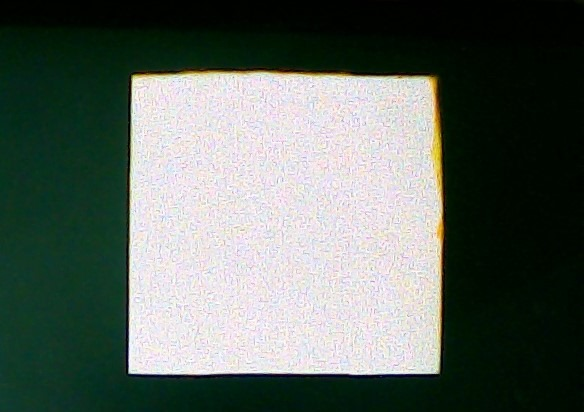
%> input picture box1.jpg, 584 x 412 px
$ octave asdasd.m   (GNU Octave 9; MATLAB toolbox functions it lacks are replaced by stand-ins)
%> lines starting %> are read from the running program, lines starting %| are printed output that depends on the picture; in (x1, y1, x2, y2) boxes, pixels count from 0 and x2, y2 are one past the last pixel; in counts of white or black regions, pixels touching at a corner belong together; the program's own positions count from 1
clear all
close all
clc
input = imread(uigetfile('*.jpg'));
%> the answer given: box1.jpg
%> input is the input picture: size 412x584x3 uint8; mean R, G, B 93.8, 103.3, 96.1
lab_inp = rgb2lab(input);
%> lab_inp: size 412x584x3 double; mean of channels 1, 2, 3 40, -4.7, 3
ab = lab_inp(:,:,2:3);
ab = im2single(ab);
nColors = 3;
pixel_labels = imsegkmeans(ab,nColors,'NumAttempts',3);
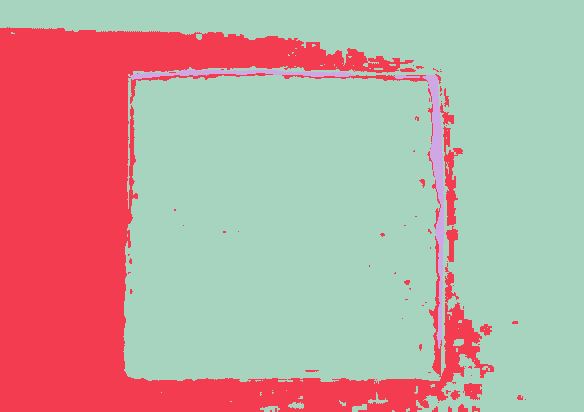
%> pixel_labels: size 412x584 uint8; 3 distinct labels, from 1 to 3; one colour per label, 0 black
mask1 = pixel_labels==1;
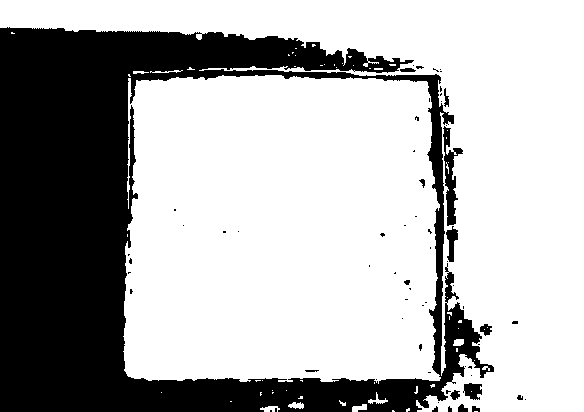
%> mask1: size 412x584 logical; 68.9% white; 64 black regions (49 under 20 px), largest, box (x1, y1, x2, y2) and area: (0, 27, 494, 412) 72808, (443, 126, 463, 226) 787, (446, 226, 458, 262) 236
output = input .* uint8(mask1);
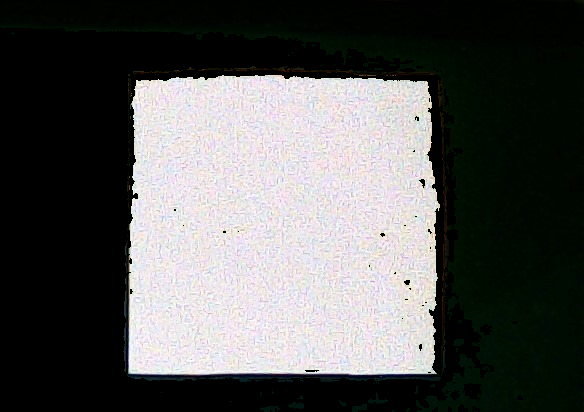
%> output: size 412x584x3 uint8; mean R, G, B 87.5, 87.9, 86.6
figure,imshow(output)
mask2 = pixel_labels==2;
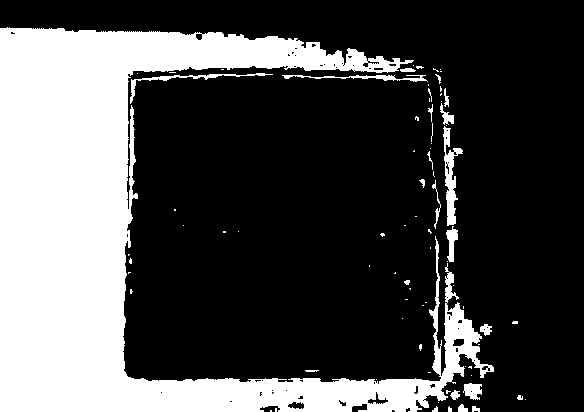
%> mask2: size 412x584 logical; 29.9% white; 80 white regions (58 under 20 px), largest, box (x1, y1, x2, y2) and area: (0, 27, 494, 412) 68883, (443, 126, 463, 226) 787, (130, 73, 273, 104) 416
output2 = input .* uint8(mask2);
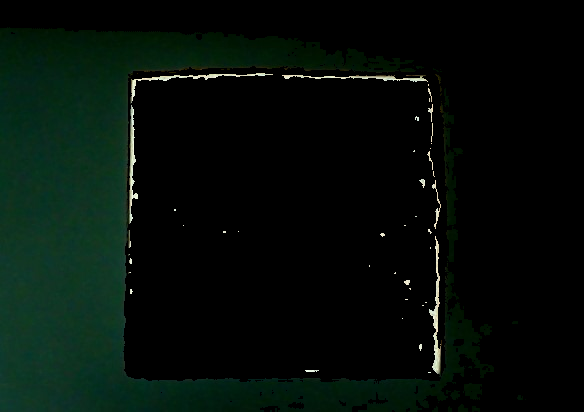
%> output2: size 412x584x3 uint8; mean R, G, B 4.4, 13.8, 8.6
figure,imshow(output2)

$ run again, on box3.jpg
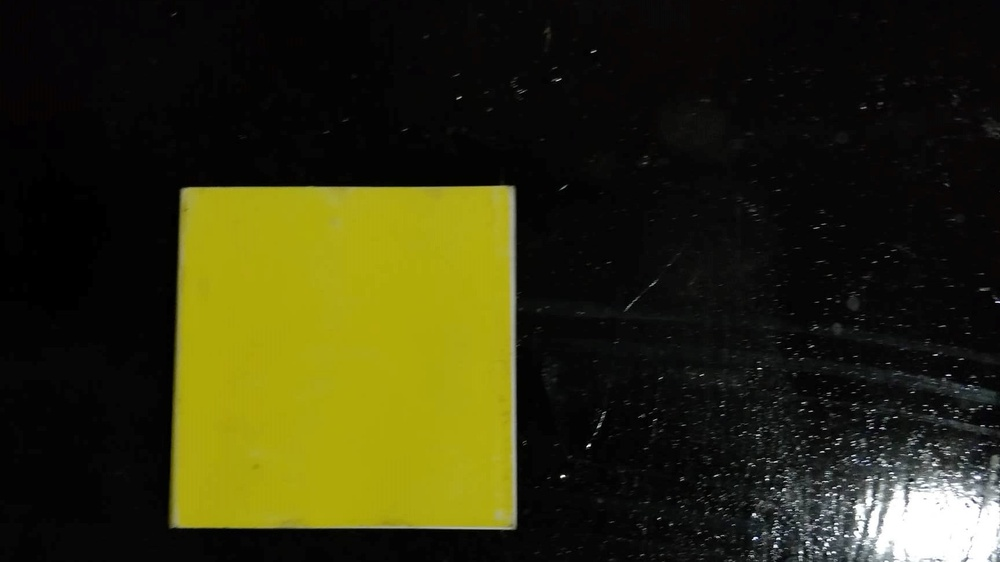
%> input picture box3.jpg, 1000 x 562 px, shrunk from 1728 x 972 before the run
%> input is the input picture: size 562x1000x3 uint8; mean R, G, B 48, 47, 15.7
%> lab_inp: size 562x1000x3 double; mean of channels 1, 2, 3 18.3, -2.7, 13.7
%> pixel_labels: size 562x1000 uint8; 3 distinct labels, from 1 to 3
%> `mask1 = pixel_labels==1;`:
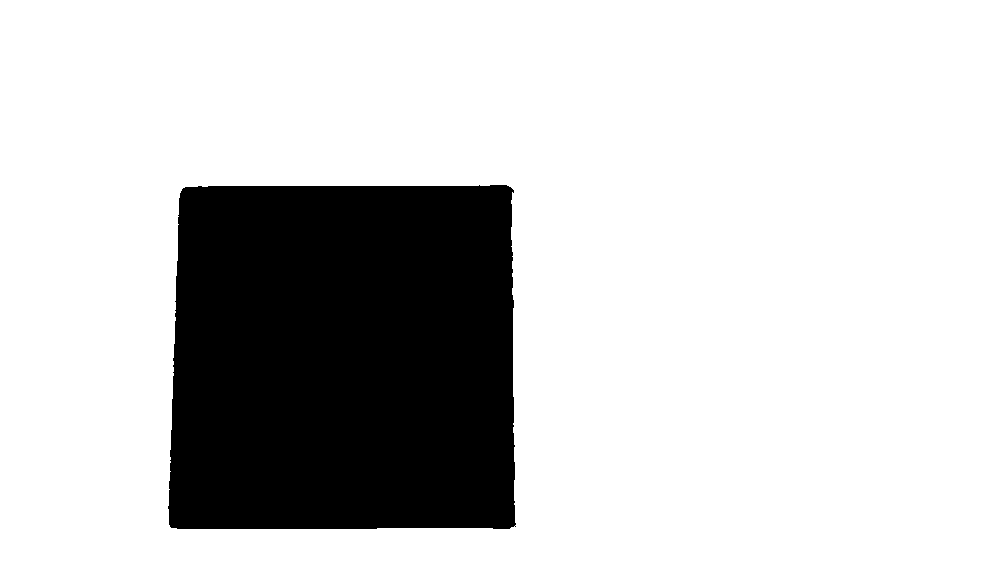
%> mask1: size 562x1000 logical; 79.3% white; 1 black region, box (x1, y1, x2, y2) and area: (168, 185, 516, 529) 116214
%> mask2: size 562x1000 logical; 19.9% white; 2 white regions (1 under 20 px), largest, box (x1, y1, x2, y2) and area: (174, 187, 512, 528) 111593
%> `output2 = input .* uint8(mask2);`:
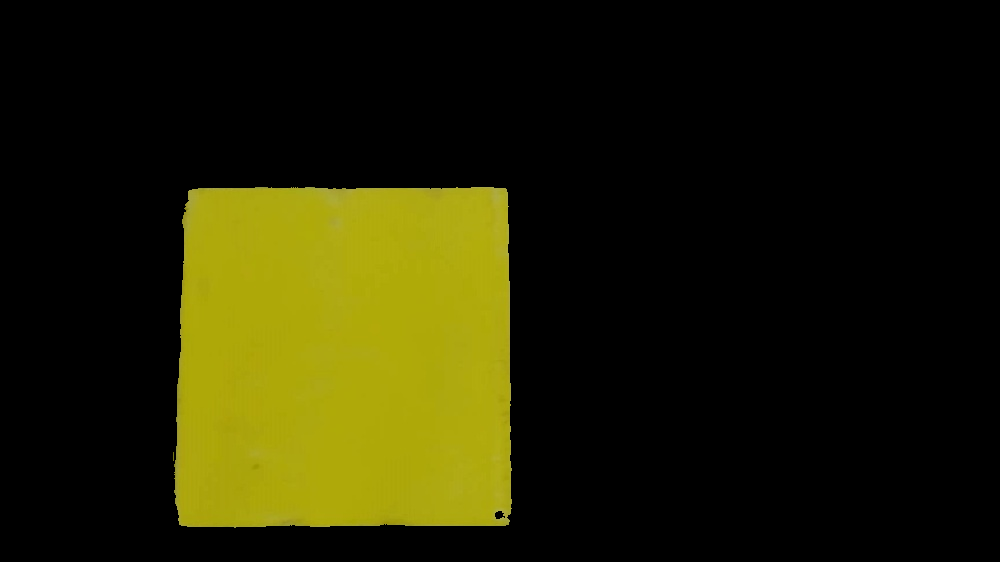
%> output2: size 562x1000x3 uint8; mean R, G, B 34.5, 33.4, 2.7
